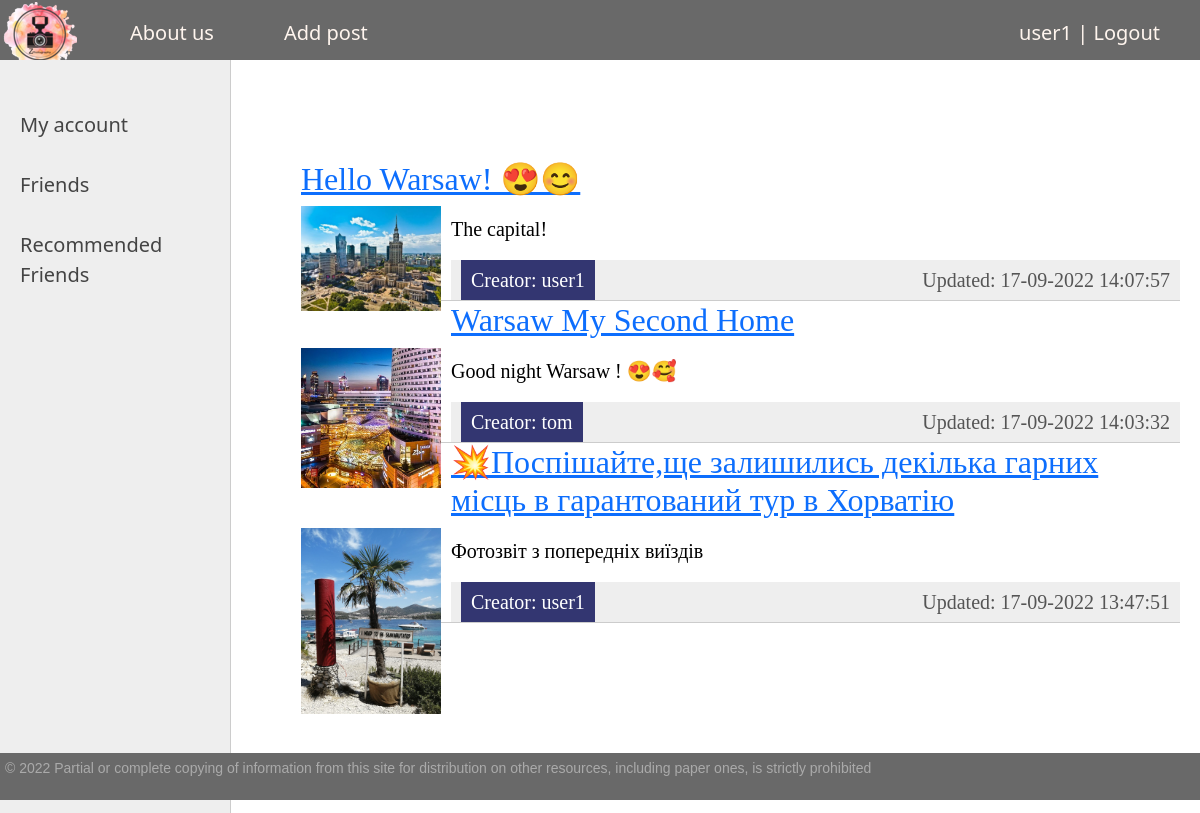
Screenshot of / (signed in) with the database file from the repository.
### main/models.py (models this page shows, shortened)
class Article(models.Model):
    title = models.CharField(max_length=255, verbose_name='Tittle')
    slug = AutoSlugField(populate_from='title', unique=True, db_index=True, verbose_name='URL')
    content = models.TextField(blank=True)
    time_create = models.DateTimeField(auto_now_add=True)
    time_update = models.DateTimeField(auto_now=True)
    is_published = models.BooleanField(default=True)
    creator = models.ForeignKey('UserAccount', on_delete=models.CASCADE,
                                blank=True, null=True, related_name='Author')
    likes = models.ManyToManyField('UserAccount', blank=True, related_name='Liked_Post')
    tags = TaggableManager()
    def get_absolute_url(self):
        return reverse('post_view', kwargs={'post_slug': self.slug})
    class Meta:
        ordering = ['-time_create', 'title']

class Images(models.Model):
    article = models.ForeignKey(Article, on_delete=models.CASCADE, null=True, blank=True)
    image = models.ImageField("photos/%Y/%m/%d")

class UserAccount(User, models.Model):
    slug = AutoSlugField(populate_from='username', db_index=True, unique=True, verbose_name='URL/Login')
    birth = models.DateField(verbose_name='Birth day', default=timezone.now)
    avatar = models.ImageField(upload_to='users/avatar', null=True, blank=True)
    about_user = models.TextField(verbose_name='Profile info', blank=True)
    friends = models.ManyToManyField('self', blank=True, symmetrical=False)
    User.email = models.EmailField(verbose_name='Email address', unique=True)
    email_verify = models.BooleanField(default=True)
    def __str__(self):
        return self.slug
    def get_absolute_url(self):
        return reverse('profile', kwargs={'usr_slug': self.slug})

### main/views.py (the view)
# urls.py: path('', Timeline.as_view(), name='timeline'),
class Timeline(DataMixin, ListView):
    paginate_by = 3
    model = Article
    template_name = 'main/index.html'
    context_object_name = 'posts'
    def get_context_data(self, *, object_list=None, **kwargs):
        context = super().get_context_data(**kwargs)
        context['photos'] = Images.objects.all()
        c_def = self.get_user_context(title='DjanGramm')
        return dict(list(context.items()) + list(c_def.items()))
    def get_queryset(self):
        return Article.objects.filter(is_published=True)

### main/utils.py (called while the page is built)
    def get_user_context(self, **kwargs):
        context = kwargs
        user_menu = menu.copy()
        if not self.request.user.is_authenticated:
            user_menu.pop(1)
        context['menu'] = user_menu
        return context

### templates/main/index.html (shortened to what this page needs)
{% extends 'main/base.html' %}
{% block content %}
    {% if request.user.is_authenticated %}
        <ul class="list-articles">
            {% if posts %}
                {% for post in posts %}
                    <li>
                        <h2><a href="{{ post.get_absolute_url }}">{{ post.title }}</a></h2>
                        {% for photo in photos %}
                            {% if photo.article_id == post.id %}
                                <p><img class="img img-article-left thumb" src="{{ photo.image.url }}"></p>
                            {% endif %}
                        {% endfor %}
                        {% autoescape on %}
                            {{ post.content|linebreaks|truncatewords:50 }}
                        {% endautoescape %}
                        <div class="article-panel">
                            <p class="first link-read-post"><a href="{{ post.creator.get_absolute_url }}">
                                Creator: {{ post.creator }}</a></p>
                            <p class="last">Updated: {{ post.time_update|date:'d-m-Y H:i:s' }}</p>
                        </div>
                    </li>
                {% endfor %}
            {% endif %}
        </ul>
    {% endif %}
{% endblock %}

### templates/main/base.html (shortened to what this page needs)
{% load static %}
<!DOCTYPE html>
<html>
<head>
    <link type="text/css" href="{% static 'main/css/styles.css' %}" rel="stylesheet"/>
    <link href="https://cdn.jsdelivr.net/npm/bootstrap@5.1.0/dist/css/bootstrap.min.css" rel="stylesheet"
>
</head>
<body>
<table class="table-page" border=0 cellpadding="0" cellspacing="0">
    <tr>
        <td valign=top>
            {% block mainmenu %}
                <div class="header">
                    <ul id="mainmenu" class="mainmenu">
                        <li class="logo"><a href="{% url 'timeline' %}">
                            <div class="logo"></div>
                        </a></li>
                        {% for m in menu %}
                            <li><a href="{% url m.url_name %}">{{ m.title }}</a></li>
                        {% endfor %}
                        {% if request.user.is_authenticated %}
                            <li class="last"><a href="{% url 'profile' user.username %}"> {{ user.username }} </a> | <a
                                    href="{% url 'logout' %}">Logout</a></li>
                        {% else %}
                            <li class="last"><a href="{% url 'registration' %}">Registration</a> | <a
                                    href="{% url 'login' %}">Login</a></li>
                        {% endif %}
                    </ul>
                </div>
            {% endblock mainmenu %}
            <table class="table-content" border=0 cellpadding="0" cellspacing="0">
                <tr>
                    <td valign="top" class="left-chapters">
                        <ul id="leftchapters">
                            {% if request.user.is_authenticated %}
                                {% if cat_selected == 0 %}
                                    <li class="selected">My account</li>
                                {% else %}
                                    <li><a href="{% url 'profile' user.username %}">My account</a></li>
                                {% endif %}
                                {% if cat_selected == 0 %}
                                    <li class="selected">Friends</li>
                                {% else %}
                                    <li><a href="{% url 'friends' %}">Friends</a></li>
                                {% endif %}
                                {% if cat_selected == 0 %}
                                    <li class="selected">Recommended Friends</li>
                                {% else %}
                                    <li><a href="{% url 'recommendations' %}">Recommended Friends</a></li>
                                {% endif %}
                            {% else %}
                                {% if cat_selected == 0 %}
                                    <li class="selected">Login</li>
                                {% else %}
                                    <li><a href="{% url 'login' %}">Login</a></li>
                                {% endif %}
                            {% endif %}
                        </ul>
                    </td>
                    <td valign="top" class="content">
                        <div class="content-text">
                            {% block content %}
                            {% endblock %}
                        </div>
                    </td>
                </tr>
            </table>
        </td>
    </tr>
    <tr>
        <td valign=top>
            <div id="footer">
                <p>&copy; 2022 Partial or complete copying of
                    information from this site for distribution
                    on other resources, including paper ones, is strictly prohibited</p>
            </div>
        </td>
    </tr>
</table>
</body>
</html>

### main/static/main/css/styles.css (style rules this page uses)
html, body { font-family: 'Arial'; margin: 0; padding: 0; height: 100%; width: 100%; color: #444; }
a { color: #0059b2; text-decoration: none; }
img { max-width: 600px; height: auto; }
img.img-article-left { max-width: 300px; height: auto; float: left; padding: 0 10px 10px 0; }
img.img-article-left.thumb { max-width: 150px; height: auto; border: dimgrey; }
p.link-read-post { text-align: right; }
p.link-read-post a { padding: 10px; min-width: 100px; background: #333671; color: #fff; text-decoration: none; }
div.article-panel { background: #eee; padding: 5px 10px 5px 10px; box-sizing: border-box; overflow: hidden; color: #555; }
div.article-panel p.first { margin: 0; float: left; }
div.article-panel p.last { margin: 0; float: right; }
ul.list-articles { list-style: none; margin: 0; padding: 0; }
ul.list-articles li { border-bottom: 1px solid #ccc; }
.table-page { width: 100%; height: 100%; vertical-align: top; }
.table-page tr { height: 100%; }
.header { background: #696969; height: 60px; }
.logo { background: url('../images/logo.png') no-repeat 1px 2px; width: 100px; height: 100px; }
ul.mainmenu { list-style: none; margin: 0; padding: 0; height: 60px; color: #FFF5EE; font-size: 20px; overflow: hidden; }
ul.mainmenu li { float: left; margin: 18px 40px 0 30px; }
ul.mainmenu li.logo { margin: 0; }
ul.mainmenu li.last { float: right; }
ul.mainmenu li a { color: #FFF5EE; text-decoration: none; }
.table-content { width: 100%; min-height: 100%; height: 100%; }
.left-chapters { margin: 0; background: #eee; border-right: 1px solid #ccc; min-height: 100%; }
.left-chapters ul { width: 230px; min-height: 100%; margin: 0; padding: 20px 10px 10px 20px; list-style: none; font-size: 20px; }
.left-chapters ul li { margin: 30px 0 0 0; color: #999; }
.left-chapters ul li a { color: #444; text-decoration: none; }
.content { padding: 40px 20px 20px 40px; width: 100%; box-sizing: border-box; }
.content-text { margin: 60px 0 0 30px; color: #000; font-size: 20px; font-family: Yandex Sans Display Light; }
#footer { box-sizing: border-box; background: #696969; padding: 5px; color: #aaa; font-size: 14px; font-family: Verdana, Geneva, Arial, Helvetica; text-align: left; overflow: hidden; }

### rows the page displays
Article: title "Hello Warsaw! 😍😊", content "The capital!", creator "user1", time_update "17-09-2022 14:07:57"
Images: image (picture)
Article: title "Warsaw My Second Home", content "Good night Warsaw ! 😍🥰", creator "tom", time_update "17-09-2022 14:03:32"
Images: image (picture)
Article: title "💥Поспішайте,ще залишились декілька гарних місць в гарантований тур в Хорватію", content "Фотозвіт з попередніх виїздів", creator "user1", time_update "17-09-2022 13:47:51"
Images: image (picture)

### other values shown
{{ m.title }} "About us" "Add post"
{{ user.username }} "user1"
